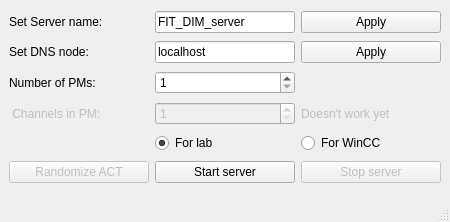
<?xml version="1.0" encoding="UTF-8"?>
<ui version="4.0">
 <class>MainWindow</class>
 <widget class="QMainWindow" name="MainWindow">
  <property name="geometry">
   <rect>
    <x>0</x>
    <y>0</y>
    <width>450</width>
    <height>222</height>
   </rect>
  </property>
  <property name="minimumSize">
   <size>
    <width>450</width>
    <height>200</height>
   </size>
  </property>
  <property name="maximumSize">
   <size>
    <width>450</width>
    <height>310</height>
   </size>
  </property>
  <property name="windowTitle">
   <string>MainWindow</string>
  </property>
  <widget class="QWidget" name="centralwidget">
   <layout class="QGridLayout" name="gridLayout" columnstretch="1,1,1,0">
    <item row="5" column="1">
     <widget class="QSpinBox" name="SpinBox_Nchs">
      <property name="enabled">
       <bool>false</bool>
      </property>
      <property name="minimum">
       <number>1</number>
      </property>
      <property name="maximum">
       <number>12</number>
      </property>
      <property name="value">
       <number>1</number>
      </property>
      <property name="displayIntegerBase">
       <number>10</number>
      </property>
     </widget>
    </item>
    <item row="2" column="2">
     <widget class="QPushButton" name="Btn_AppNode">
      <property name="text">
       <string>Apply</string>
      </property>
      <property name="checkable">
       <bool>true</bool>
      </property>
     </widget>
    </item>
    <item row="5" column="0">
     <widget class="QLabel" name="lbl3_2">
      <property name="enabled">
       <bool>false</bool>
      </property>
      <property name="text">
       <string> Channels in PM:</string>
      </property>
     </widget>
    </item>
    <item row="14" column="0">
     <widget class="QPushButton" name="Btn_Random">
      <property name="enabled">
       <bool>false</bool>
      </property>
      <property name="text">
       <string>Randomize ACT</string>
      </property>
     </widget>
    </item>
    <item row="2" column="0">
     <widget class="QLabel" name="lbl1">
      <property name="text">
       <string>Set DNS node:</string>
      </property>
     </widget>
    </item>
    <item row="4" column="1">
     <widget class="QSpinBox" name="SpinBox_Npms">
      <property name="minimum">
       <number>1</number>
      </property>
      <property name="maximum">
       <number>18</number>
      </property>
      <property name="value">
       <number>1</number>
      </property>
      <property name="displayIntegerBase">
       <number>10</number>
      </property>
     </widget>
    </item>
    <item row="2" column="1">
     <widget class="QLineEdit" name="lE1_node">
      <property name="text">
       <string>localhost</string>
      </property>
     </widget>
    </item>
    <item row="1" column="0">
     <widget class="QLabel" name="lbl2">
      <property name="text">
       <string>Set Server name:</string>
      </property>
     </widget>
    </item>
    <item row="14" column="1">
     <widget class="QPushButton" name="Btn_Start">
      <property name="enabled">
       <bool>true</bool>
      </property>
      <property name="text">
       <string>Start server</string>
      </property>
     </widget>
    </item>
    <item row="4" column="0">
     <widget class="QLabel" name="lbl3">
      <property name="text">
       <string>Number of PMs:</string>
      </property>
     </widget>
    </item>
    <item row="14" column="2">
     <widget class="QPushButton" name="Btn_Stop">
      <property name="enabled">
       <bool>false</bool>
      </property>
      <property name="text">
       <string>Stop server</string>
      </property>
     </widget>
    </item>
    <item row="1" column="1">
     <widget class="QLineEdit" name="lE2_name">
      <property name="text">
       <string>FIT_DIM_server</string>
      </property>
     </widget>
    </item>
    <item row="1" column="2">
     <widget class="QPushButton" name="Btn2_AppName">
      <property name="text">
       <string>Apply</string>
      </property>
      <property name="checkable">
       <bool>true</bool>
      </property>
     </widget>
    </item>
    <item row="5" column="2">
     <widget class="QLabel" name="lbl3_3">
      <property name="enabled">
       <bool>false</bool>
      </property>
      <property name="text">
       <string>Doesn't work yet</string>
      </property>
     </widget>
    </item>
    <item row="6" column="1">
     <widget class="QRadioButton" name="checkLab">
      <property name="text">
       <string>For lab</string>
      </property>
      <property name="checked">
       <bool>true</bool>
      </property>
     </widget>
    </item>
    <item row="6" column="2">
     <widget class="QRadioButton" name="checkWinCC">
      <property name="text">
       <string>For WinCC</string>
      </property>
     </widget>
    </item>
   </layout>
  </widget>
  <widget class="QMenuBar" name="menubar">
   <property name="geometry">
    <rect>
     <x>0</x>
     <y>0</y>
     <width>450</width>
     <height>20</height>
    </rect>
   </property>
  </widget>
  <widget class="QStatusBar" name="statusbar"/>
 </widget>
 <resources/>
 <connections/>
</ui>
